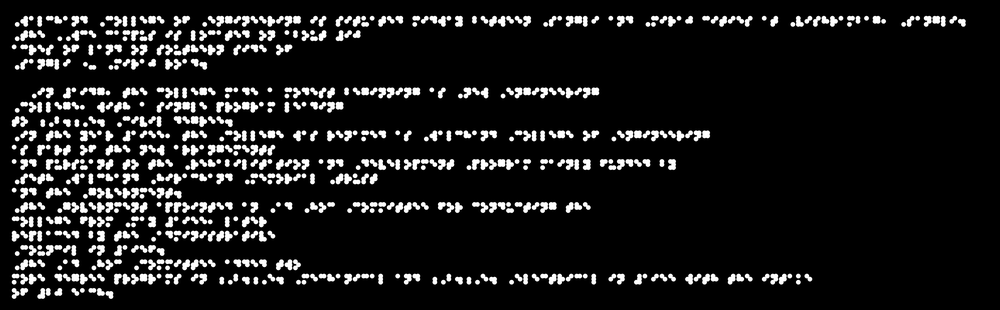
#> input picture created images/braille_cell.png, 1000 x 310 px, shrunk from 2933 x 909 before the run, found by its file name
$ jupyter execute CellRecognition1.ipynb
#> lines starting #> are read from the running program, lines starting #| are printed output that depends on the picture
[cell 1]
no =0

[cell 2]
import cv2
import numpy as np
import imutils
import matplotlib.pyplot as plt
from PIL import Image


image = cv2.imread('braille_cell.png')
#> image is the input picture: shape (310, 1000, 3); min 0, max 255, mean 25.9
image1 = cv2.imread('braille_cell1.png')
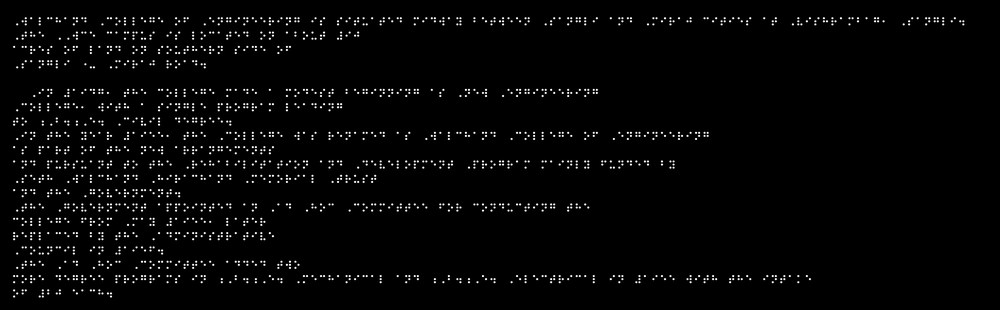
#> input picture created images/braille_cell1.png, 1000 x 310 px, shrunk from 2933 x 909 before the run, found by its file name
#> image1 is the input picture: shape (310, 1000, 3); min 0, max 255, mean 5.9
plt.imshow(image)
plt.show()

[cell 3]
import cv2
img = cv2.imread("braille_cell1.png")
crop_img = []
x = 0
y = 47
w = img.shape[1]
#> w = 1000
h = 33
print(img.shape[1])
#| 1000
for i in range(0, len(img)):
    crop_img.append(img[y:y+h, x:x+w])


    x += (w + 2)
    if x > (img.shape[1]):
        x = 0
        y += h+9
        if y > img.shape[0]:
            break
#> this loop made 7 passes
#> y on passes 1 to 7: 89, 131, 173, 215, 257, 299, 341
#> after the loop, crop_img = 7 items; x = 0; y = 341

[cell 4]
print(len(crop_img))
#| 7
for i in range(0, (len(crop_img) - 1)):
    plt.imsave('/home/dmm/braille_cells/roughImg/'+str(i)+'.png',crop_img[i])
#> this loop made 6 passes

[cell 5]
print(crop_img[0].shape[1])
#| 1000

[cell 6]
for j in range(0, (len(crop_img)-1)):
    x = 7
    y = 0
    cnt = 0
    char_cnt = 0
    for i in range(0, (crop_img[0].shape[1])):
        if(x > crop_img[0].shape[1]): break
        crop_image = crop_img[j][y:y+31, x:x+25]
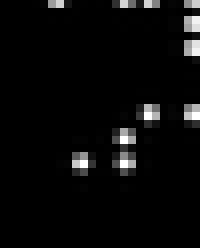
#> crop_image: shape (31, 25, 3) (shown 8 times larger); min 0, max 255, mean 9.8
        cv2.imwrite('/home/dmm/braille_cells/new_cells/cell_'+str(i)+'.png',crop_image)
        file_in = '/home/dmm/braille_cells/new_cells/cell_'+str(i)+'.png'
        img = Image.open(file_in)
        extrema = img.convert("L").getextrema()
#> extrema = (0, 255)
        if extrema != (0, 0):
            char_cnt+= 1
            cnt = 0
        if extrema == (0, 0):
            cnt+= 1
        if cnt > 2 and char_cnt > 0:
            break
        file_out = '/home/dmm/braille_cells/bmpImg/'+str(no)+'.bmp' # test
        if len(img.split()) == 4:

            r, g, b, a = img.split()
            img = Image.merge("RGB", (r, g, b))
            img.save(file_out)
        else:
            img.save(file_out)
        cv2.rectangle(crop_img[j],(x,y),(x+25,y+31),(0,255,0),1)
        x += 25
        no += 1
